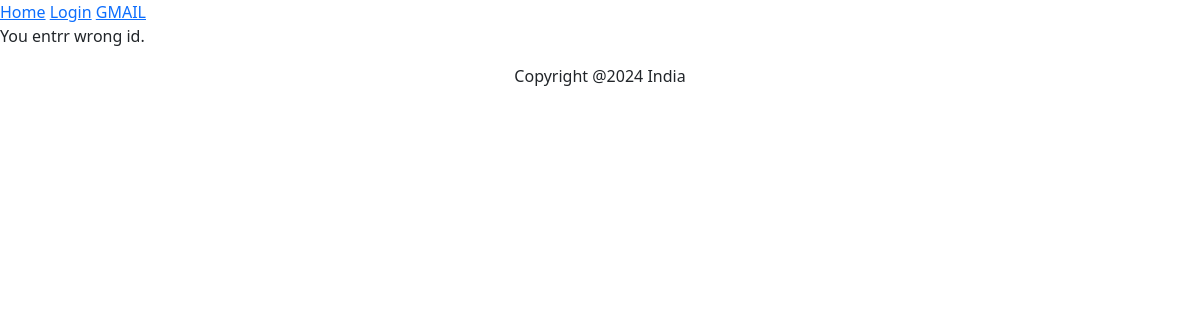
The app's page /orders/locations/26/, older data.
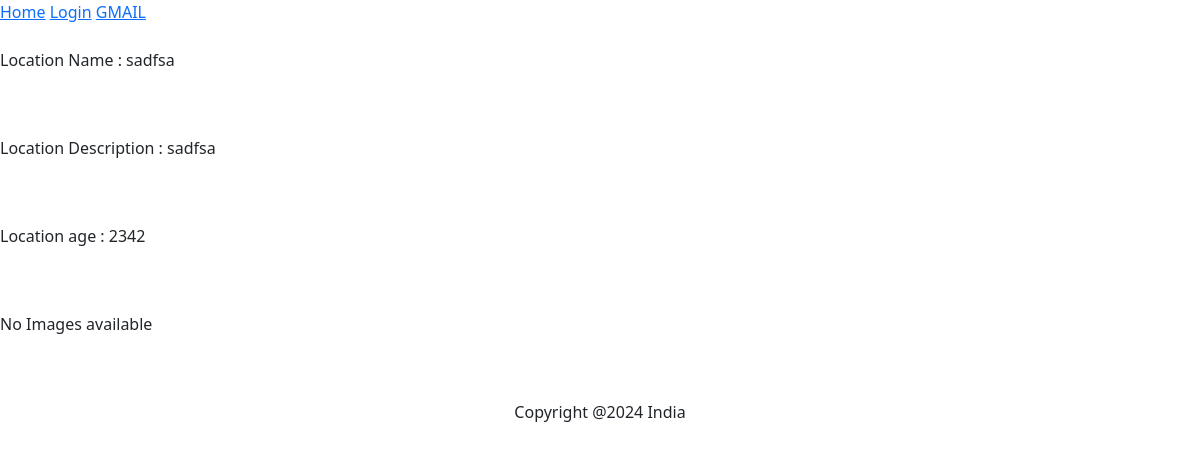
The same page, newer data.
### order/models.py (models this page shows, shortened)
class my_places(models.Model):
    role_choices = (
        ('customer', 'customer'),
        ('manager', 'manager'),
        ('student', 'student'),
    )
    location_name = models.CharField(max_length=50)
    location_description = models.TextField()
    location_image = models.ImageField(upload_to="place_images", blank=True, null=True)
    age = models.IntegerField()
    gender = models.BooleanField(default=False)
    role = models.CharField(max_length=50, choices=role_choices, default="student")
    price = models.PositiveIntegerField(default=1)
    sub_total = models.FloatField(default=5)
    interests = models.JSONField(null=True, blank=True, default=list)
    website = models.URLField(null=True, blank=True)
    email = models.EmailField(null=True, blank=True)
    joined = models.DateField(null=True, blank=True)
    birthday = models.DateTimeField(null=True, blank=True)

### order/views.py (the view)
# urls.py: path("locations/<id>/", get_place, name="get_place"),
def get_place(request, id):
    context = {}
    try:
        context['cityname'] = my_places.objects.get(id=id)
    except my_places.DoesNotExist:
        context['cityname'] = None
        context['error'] = "You entrr wrong id."
    return render(request, 'get_place.html', context=context)

### templates/get_place.html
{% extends 'base.html' %}
{% block content %}
    {% if cityname == None %}
        <p>{{ error }}</p>
    {% else %}
        <br>
        <br>
        <p>
            Location Name : {{ cityname.location_name }}
        </p>
        <br>
        <br>
        <p>
            Location Description : {{ cityname.location_description }}
        </p>
        <br>
        <br>
        <p>
            Location age : {{ cityname.age }}
        </p>
        <br>
        <br>
        <p>
            {% if cityname.location_image %}
                <img style="height: 100px" src="{{ cityname.location_image.url }}" alt="">
            {% else %}
                No Images available
            {% endif %}
        </p>
        <br>
        <br>
    {% endif %}
{% endblock %}

Row changes from the older to the newer data that the page shows:
added my_places: location_name "sadfsa", location_description "sadfsa", age "2342"
Text that changed along with them:
{{ error }}: "You entrr wrong id." → (not shown)
text now shown: "Location Name : Location Description : Location age : No Images available"
